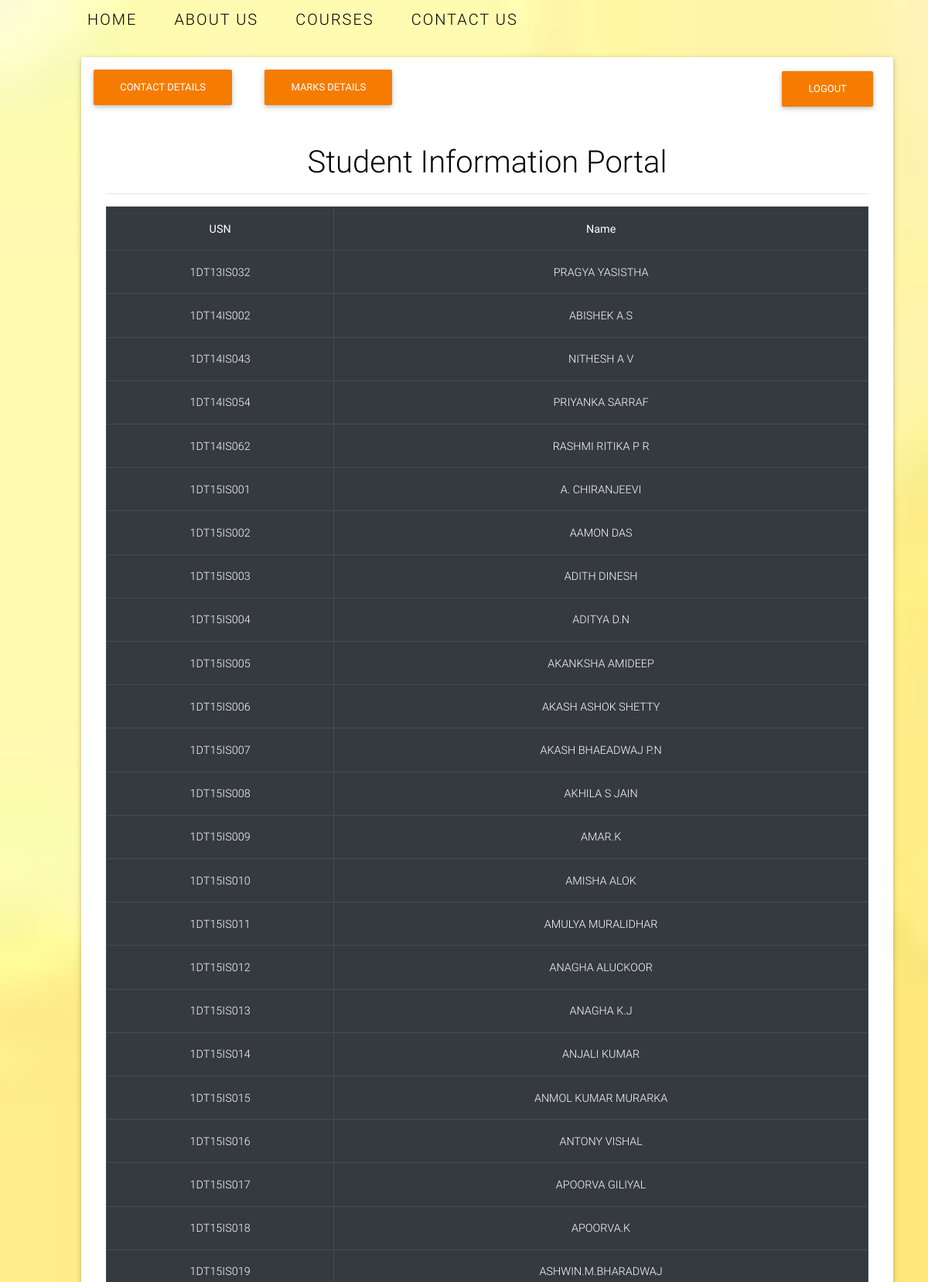
Screenshot of /all3rdsem.php (signed in, upper part) with the database file from the repository.
### tables this page shows
CREATE TABLE `batch20153rdsem` (
  `Sl.No` int(3) NOT NULL,
  `USN` varchar(12) NOT NULL,
  `Name` char(110) NOT NULL,
  `15MAT31GL` char(1) NOT NULL,
  `15MAT31GP` int(1) NOT NULL,
  `15CS32GL` char(1) NOT NULL,
  `15CS32GP` int(1) NOT NULL,
  `15CS33GL` char(1) NOT NULL,
  `15CS33GP` int(1) NOT NULL,
  `15CS34GL` char(1) NOT NULL,
  `15CS34GP` int(1) NOT NULL,
  `15CS35GL` char(1) NOT NULL,
  `15CS35GP` int(1) NOT NULL,
  `15CS36GL` char(1) NOT NULL,
  `15CS36GP` int(1) NOT NULL,
  `15CSL37GL` char(1) NOT NULL,
  `15CSL37GP` int(1) NOT NULL,
  `15CSL38GL` char(1) NOT NULL,
  `15CSL38GP` int(1) NOT NULL,
  `TCredits` int(3) NOT NULL,
  `SGPA` int(5) NOT NULL
);

### all3rdsem.php (the view, shortened to what this page needs)
<!doctype html>
<html lang="en">
  <head>
  <link rel="stylesheet" href="https://use.fontawesome.com/releases/v5.11.2/css/all.css">
  <link href="css/bootstrap.min.css" rel="stylesheet">
  <link href="css/mdb.min.css" rel="stylesheet">
  <link href="css/style.css" rel="stylesheet">
    <link rel="stylesheet" href="https://use.fontawesome.com/releases/v5.8.1/css/all.css">
  </head>
    <header>
        <div class="container">
            <nav>
                <ul>
                    <li><a href="home.php">Home</a></li>
                    <li><a href="aboutus.php">About Us</a></li>
                    <li><a href="courses.php">Courses</a></li>
                    <li><a href="contactus.php">Contact Us</a></li>
                </ul>
            </nav>
        </div>
    </header>
  <body>
    <div class="container" style="margin-left:90px;">
       <h4><a href="logoutp.php" style="float:right; margin-top:20px; padding-right:20px;"><button class="btn btn-orange">Logout</button></a></h4><h4><a href="studentdetails2015princi.php" style="float:left; padding-right:20px; margin-top:10px; margin-left:10px;"><button class="btn btn-orange">Contact Details</button></a><a href="USNselect2015princi.php" style="float:left; padding-right:20px; margin-top:10px; margin-left:10px;"><button class="btn btn-orange">Marks Details</button></a></h4>
        <div class="jumbotron text-center login-box">
        <br>
        <br>
       <h1 style="color: black;">Student Information Portal</h1>
      <hr>
      <div class="form-group">
 <table class="table table-bordered table-hover table-dark">
    <tr>
        <th>USN</th>
        <th>Name</th>
        </tr>
    <?php
        $conn = mysqli_connect("localhost","root","","college student database");
        $sql = "SELECT USN,Name from batch20153rdsem";
        $result = $conn-> query($sql);
        if($result-> num_rows > 0) {
        while ($row = $result-> fetch_assoc()){
        echo "<tr><td>". $row["USN"] . "</td><td>" . $row["Name"] . "</td></tr>";
        }
            echo "</table>";
        }
        else{
            echo "0 result";
        }
        ?>
  </body>
</html>

### all3rdsem.php (style rules this page uses)
body { background-image: url(0dafb7928a99a9cb552a941895a6e586.jpg); background-repeat: no-repeat; background-size: cover; }
a { text-decoration: none; color: black; }
.container { max-width: 120rem; width: 90%; margin: 0 auto; float: left; }
nav { padding: 10px; text-transform: uppercase; font-size: 20px; float: left; }
nav ul { display: flex; }
nav ul li { list-style: none; transform: translateX(100rem); animation: slideIn .5s forwards; }
nav ul li:nth-child(1) { animation-delay: 0s; }
nav ul li:nth-child(2) { animation-delay: .1s; }
nav ul li:nth-child(3) { animation-delay: .2s; }
nav ul li:nth-child(4) { animation-delay: .3s; }
nav ul li a { padding: 1rem 0; margin: 0 3rem; position: relative; letter-spacing: 2px; }
nav ul li a:last-child { margin-right: 0; }
nav ul li a::before, nav ul li a::after { content: ''; position: absolute; width: 100%; height: 2px; background-color: crimson; left: 0; transform: scaleX(0); transition: all .5s; }
nav ul li a::before { top: 0; transform-origin: left; }
nav ul li a::after { bottom: 0; transform-origin: right; }

### rows the page displays
batch20153rdsem: USN "1DT13IS032", Name "PRAGYA YASISTHA"
batch20153rdsem: USN "1DT14IS002", Name "ABISHEK A.S"
batch20153rdsem: USN "1DT14IS043", Name "NITHESH A V"
batch20153rdsem: USN "1DT14IS054", Name "PRIYANKA SARRAF"
batch20153rdsem: USN "1DT14IS062", Name "RASHMI RITIKA P R"
batch20153rdsem: USN "1DT15IS001", Name "A. CHIRANJEEVI"
batch20153rdsem: USN "1DT15IS002", Name "AAMON DAS"
batch20153rdsem: USN "1DT15IS003", Name "ADITH DINESH"
batch20153rdsem: USN "1DT15IS004", Name "ADITYA D.N"
batch20153rdsem: USN "1DT15IS005", Name "AKANKSHA AMIDEEP"
batch20153rdsem: USN "1DT15IS006", Name "AKASH ASHOK SHETTY"
batch20153rdsem: USN "1DT15IS007", Name "AKASH BHAEADWAJ P.N"
batch20153rdsem: USN "1DT15IS008", Name "AKHILA S JAIN"
batch20153rdsem: USN "1DT15IS009", Name "AMAR.K"
batch20153rdsem: USN "1DT15IS010", Name "AMISHA ALOK"
batch20153rdsem: USN "1DT15IS011", Name "AMULYA MURALIDHAR"
batch20153rdsem: USN "1DT15IS012", Name "ANAGHA ALUCKOOR"
batch20153rdsem: USN "1DT15IS013", Name "ANAGHA K.J"
batch20153rdsem: USN "1DT15IS014", Name "ANJALI KUMAR"
batch20153rdsem: USN "1DT15IS015", Name "ANMOL KUMAR MURARKA"
batch20153rdsem: USN "1DT15IS016", Name "ANTONY VISHAL"
batch20153rdsem: USN "1DT15IS017", Name "APOORVA GILIYAL"
batch20153rdsem: USN "1DT15IS018", Name "APOORVA.K"
batch20153rdsem: USN "1DT15IS019", Name "ASHWIN.M.BHARADWAJ"
